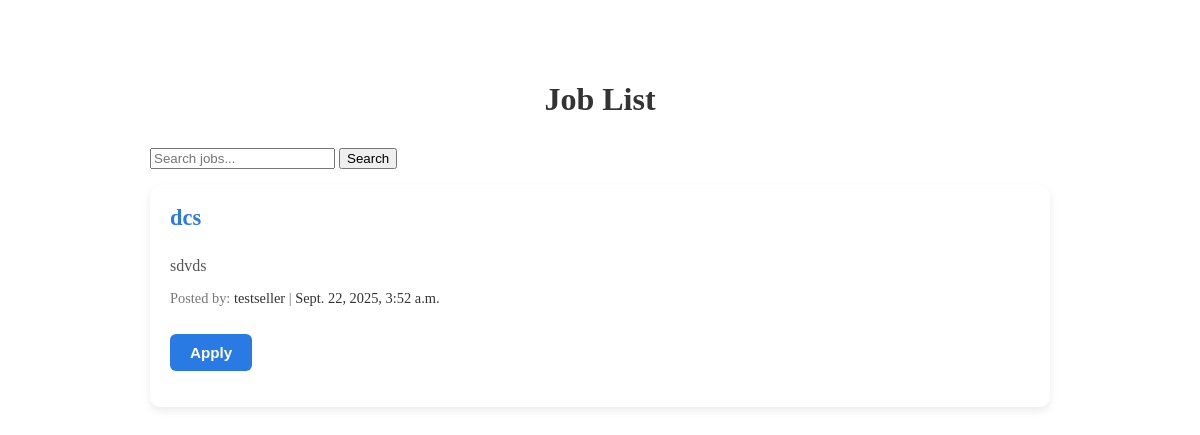
Before: /jobli/home/ (signed in) with the older database file.
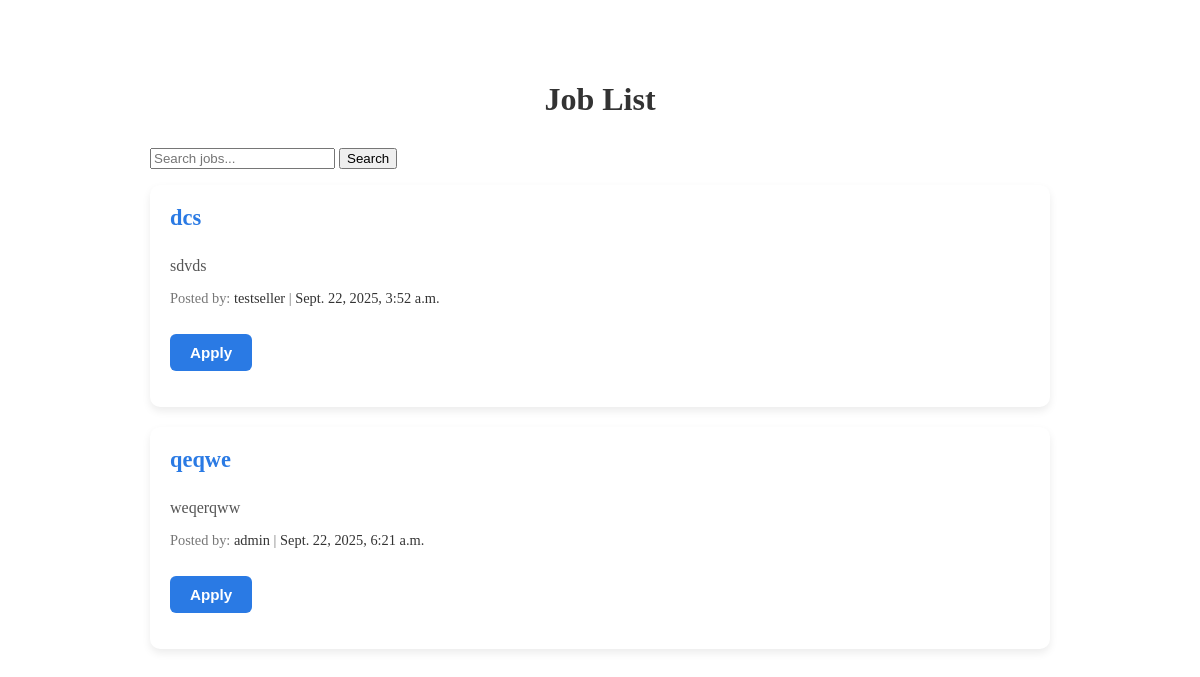
After: the same page with the newer database file.
### mainapp/models.py (models this page shows, shortened)
class Job(models.Model):
    title=models.CharField(max_length=30)
    about=models.TextField()
    posted_at=models.DateTimeField(auto_now_add=True)
    owner=models.ForeignKey(CustomUser,on_delete=models.CASCADE)

### users/models.py (models this page shows, shortened)
class CustomUser(AbstractUser):
    ROLE_CHOICES=(
        ("job seeker","Job seeker"),
        ("job owner","Job owner" ),
    )
    role=models.CharField(max_length=30, choices=ROLE_CHOICES, default="job seeker")

### mainapp/views.py (the view)
# urls.py: path('home/',views.HomeView.as_view(), name="home"),
class HomeView(LoginRequiredMixin,ListView):
    model=Job
    template_name='home.html'
    context_object_name='jobs'
    def search(self):
        query=self.request.GET.get('q')
        if query:
            return Job.objects.filter(title__icontains=query)
        return Job.objects.all()
    def get_queryset(self):
        return self.search()

### mainapp/templates/home.html (shortened to what this page needs)
{% block content %}
<div class="container job-container">
    <h1 class="job-title">Job List</h1>
    <form method="get" action="">
        <input type="text" name="q" placeholder="Search jobs..." value="{{ request.GET.q }}">
        <button type="submit">Search</button>
    </form>
    <ul class="job-list">
        {% for job in jobs %}
        <li class="job-card">
            <h3>{{ job.title }}</h3>
            <p>{{ job.about }}</p>
            <p class="job-meta">
                Posted by: <span>{{ job.owner.username }}</span> | <span>{{ job.posted_at }}</span>
            </p>
            <form method="post" action="{% url 'apply' job.id %}">
                <button type="submit" class="apply-btn">Apply</button>
            </form>
        </li>
        {% empty %}
        <p>No jobs found.</p>
        {% endfor %}
    </ul>
</div>
{% endblock %}

Changed rows visible on the page:
added Job: title "qeqwe", about "weqerqww", owner.username "admin", posted_at "Sept. 22, 2025, 6:21 a.m."
